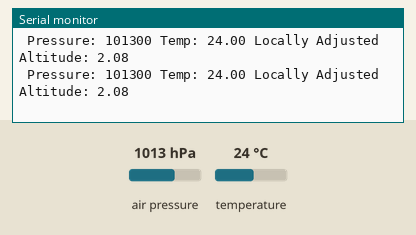
Recording of a program running on a simulated Teensy 4. Parts: the last lines printed to the serial monitor. The test bench sets the inputs (shaded band); at power-on: air pressure 1013 hPa, temperature 24 °C.

Above: at 1.2 s.
1.3 s: air pressure set to 952 hPa
At 1.33 s:
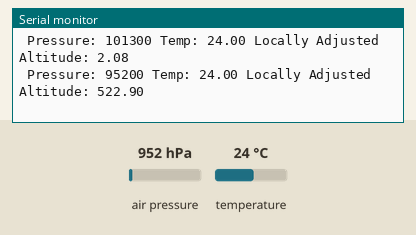
2.8 s: temperature set to 12 °C
At 2.81 s:
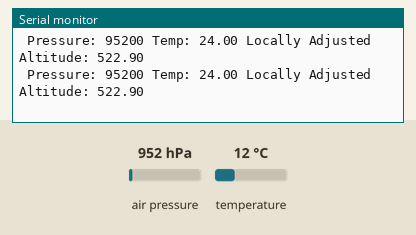
5.8 s: air pressure set to 975 hPa
At 5.81 s:
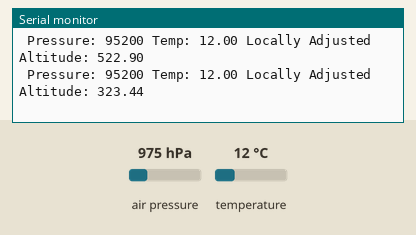
Timing chart, 0 to 8.8 s (numbered marks = the images above; inputs shaded):
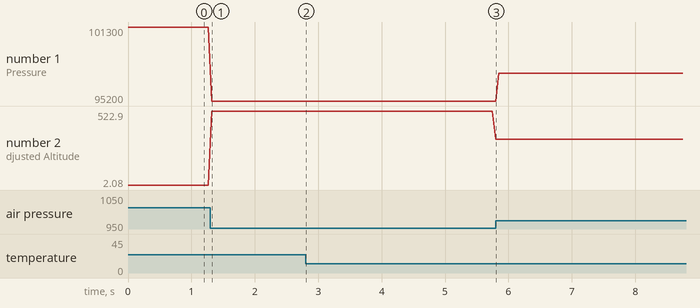

The program:

main.cpp
```cpp
#include "Arduino.h"
#include <Wire.h>
#include "SparkFunBME280.h"

BME280 PressureSensor; //Uses I2C address 0x76 (jumper closed)

// the setup() method runs once, when the sketch starts

void setup() {
  // initialize the digital pin as an output.

  Serial.begin(115200);
  Serial.println("Example showing alternate I2C addresses");


  //The I2C address must be set before .begin() otherwise the cal values will fail to load.

  PressureSensor.setI2CAddress(0x76); //Connect to a second sensor

  Wire.begin();
  Wire.setClock(400000); //Increase to fast I2C speed!

  if (PressureSensor.beginI2C() == false) Serial.println("Sensor B connect failed");

  PressureSensor.setReferencePressure(102650); //Adjust the sea level pressure used for altitude calculations 100200
}

// the loop() methor runs over and over again,
// as long as the board has power

void loop() {
  Serial.print(" Pressure: ");
  Serial.print(PressureSensor.readFloatPressure(), 0);

  Serial.print(" Temp: ");
  Serial.print(PressureSensor.readTempC(), 2);

  Serial.print(" Locally Adjusted Altitude: ");
  Serial.print(PressureSensor.readFloatAltitudeMeters(), 2);

  Serial.println();

  delay(50);
}
```

Measured:
- after the input at 1.3 s, the serial monitor: prints a new line at once (image 1)
- plotted number 1: 101300 → 95200 after the input at 1.3 s, 95200 → 97500 after the input at 5.8 s
- plotted number 2: 2.08 → 522.9 after the input at 1.3 s, 522.9 → 323.44 after the input at 2.8 s
